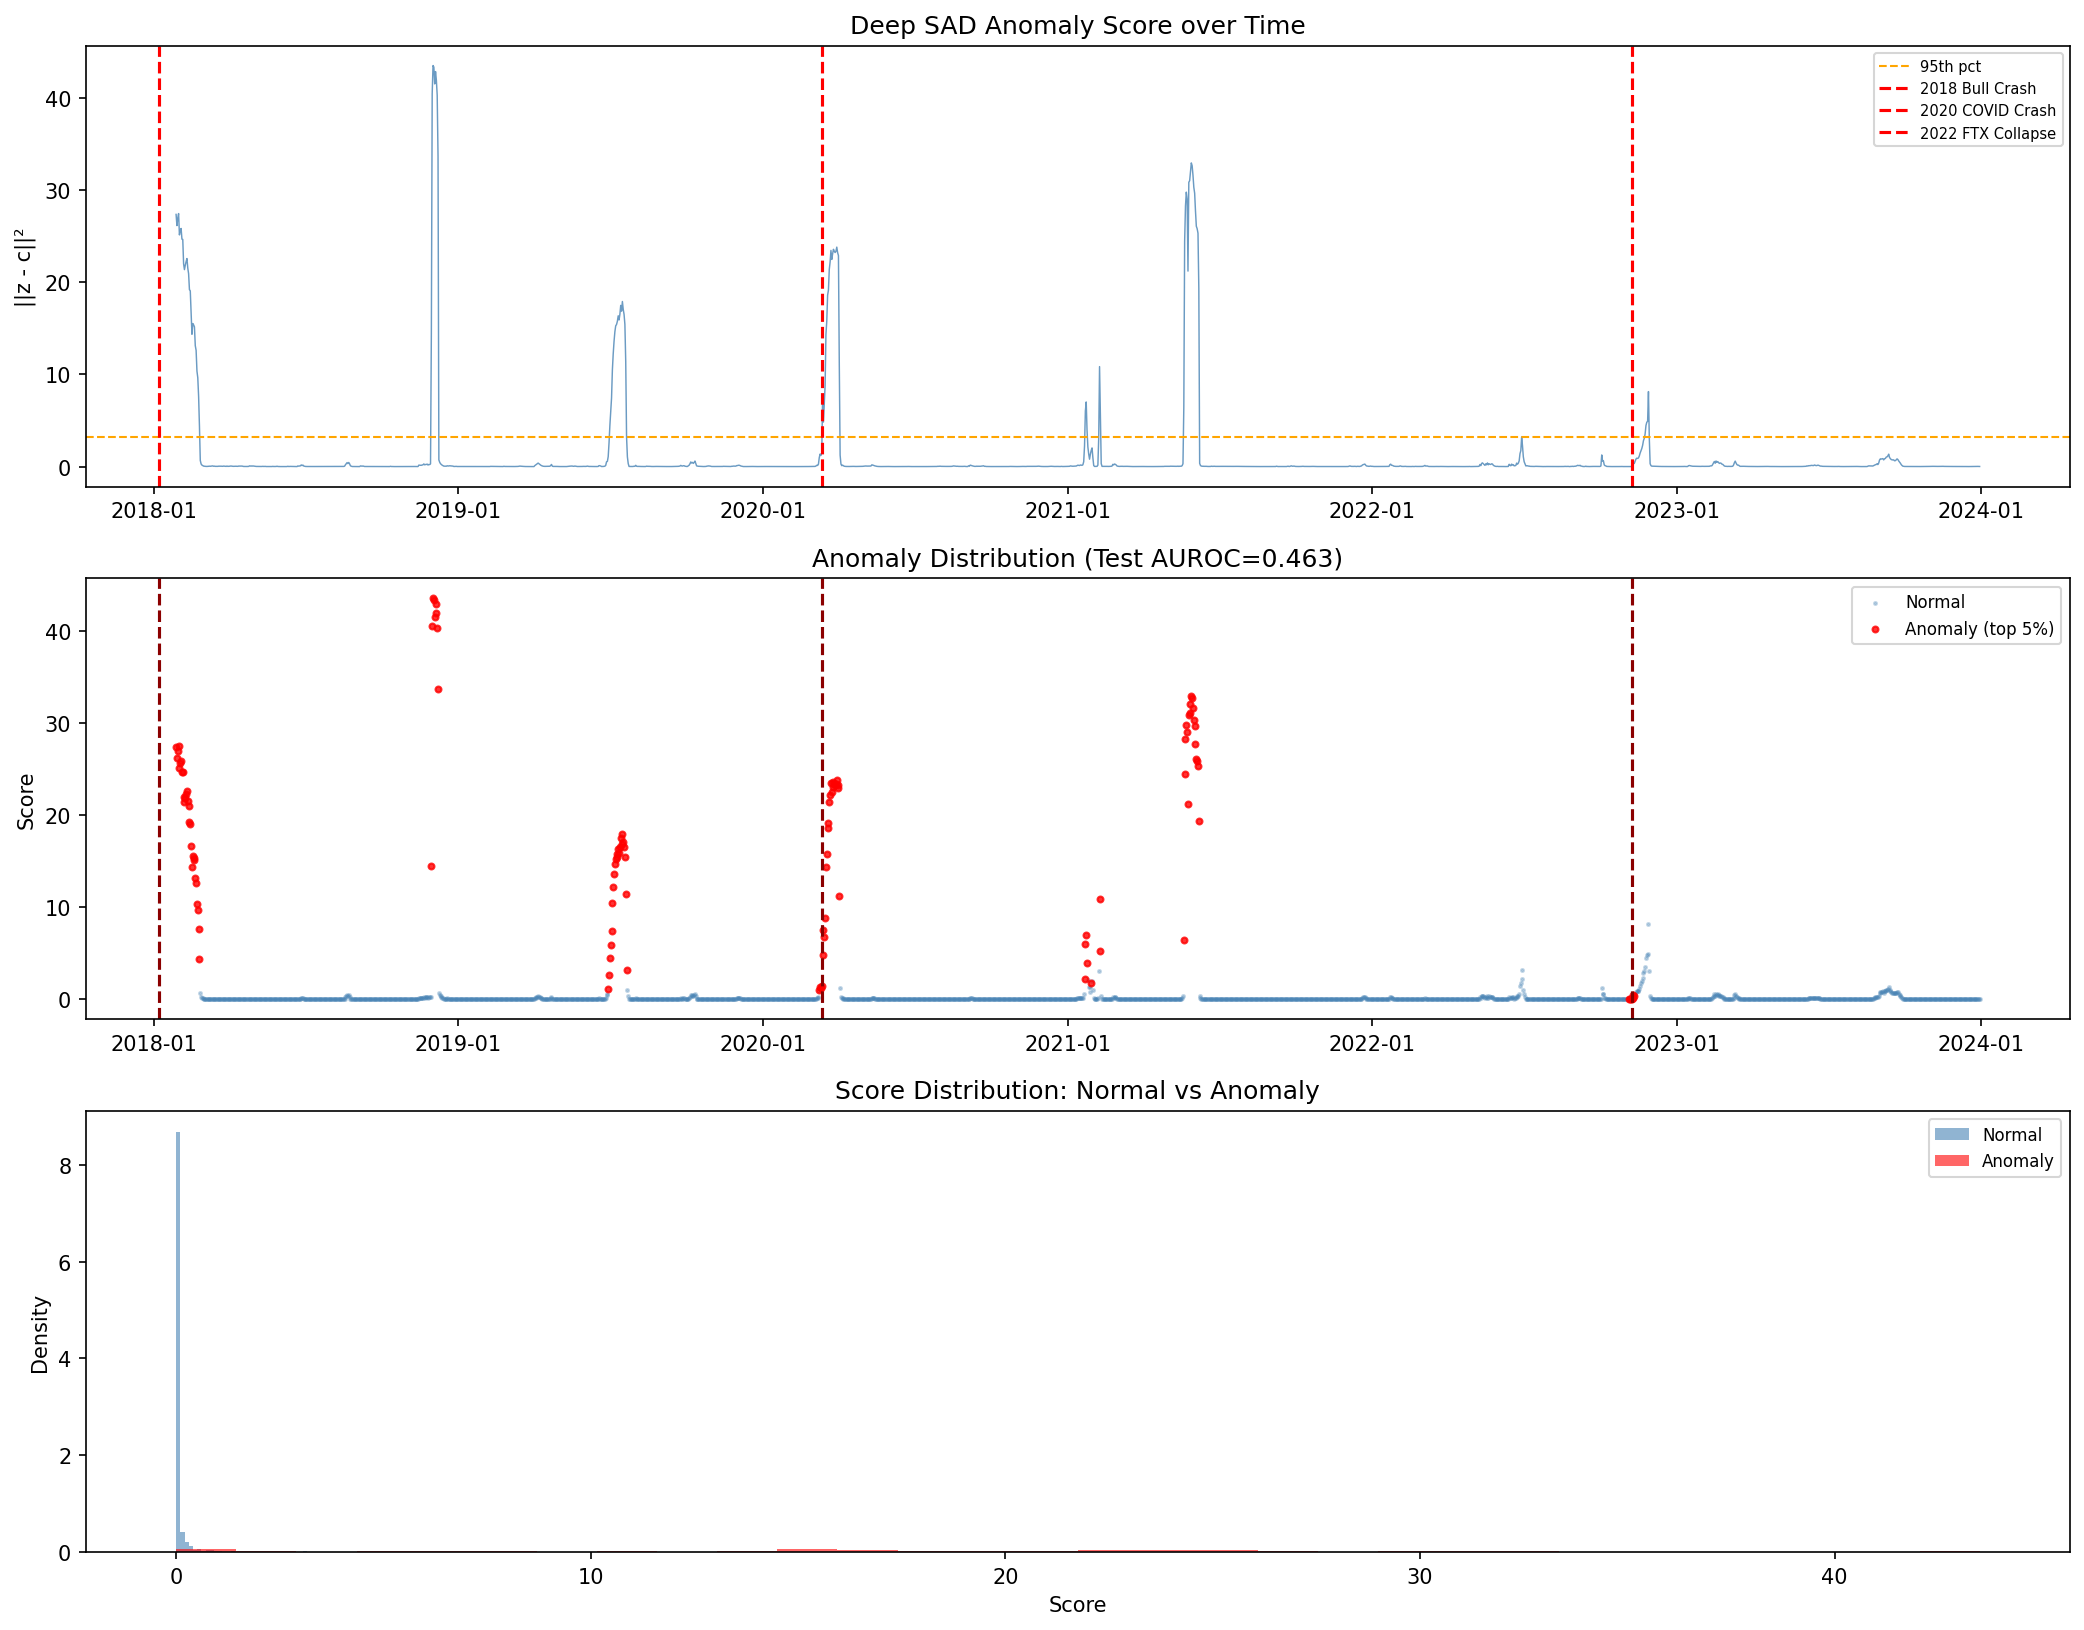

The script that saved this image:
"""
Deep SAD 검증 v1
================
질문: OHLCV 기반 피처로 Deep SAD가 Flash Crash를 이상 징후로 탐지하는가?
      GARCH/HMM NULL 결론 후, semi-supervised hypersphere 접근이 다른가?

설계:
  - 데이터: BTC/ETH 일봉 (yfinance), 2017-2023
  - 피처 (8개): log return, 20d vol, 5d/20d momentum,
                vol ratio, BTC-ETH corr, vol acceleration
  - 입력: 20일 슬라이딩 윈도우 -> LSTM encoder -> 32차원 latent
  - Anomaly 레이블: top 5% realized vol (자동) + 3 crash 이벤트
  - Phase 1: AE unsupervised 사전학습
  - Phase 2: Deep SAD semi-supervised 파인튜닝
  - 검증: AUROC, crash 당일 percentile
"""

import warnings
warnings.filterwarnings('ignore')

import os
import pickle
import numpy as np
import pandas as pd
import torch
import torch.nn as nn
import torch.nn.functional as F
import yfinance as yf
import matplotlib.pyplot as plt
import matplotlib.dates as mdates
from sklearn.preprocessing import StandardScaler
from sklearn.metrics import roc_auc_score

# ── 설정 ─────────────────────────────────────────────────
START      = "2017-01-01"
END        = "2023-12-31"
WIN        = 20
INPUT_DIM  = 8
HIDDEN_DIM = 64
LATENT_DIM = 32
AE_EPOCHS  = 50
SAD_EPOCHS = 100
LR         = 1e-3
ETA        = 5.0       # anomaly 가중치
ANOM_PCT   = 0.05      # 상위 5% -> anomaly 자동 레이블
BATCH_SIZE = 64
SEED       = 42

CRASH_EVENTS = {
    "2018 Bull Crash":   pd.Timestamp("2018-01-08"),
    "2020 COVID Crash":  pd.Timestamp("2020-03-12"),
    "2022 FTX Collapse": pd.Timestamp("2022-11-08"),
}

torch.manual_seed(SEED)
np.random.seed(SEED)
device = torch.device("cuda" if torch.cuda.is_available() else "cpu")
print(f"Device: {device}")

FEAT_CACHE = "sad_features.pkl"
AE_PATH    = "sad_ae.pt"
ENC_PATH   = "sad_encoder.pt"


# ══════════════════════════════════════════════════════════
# 1. 피처 엔지니어링
# ══════════════════════════════════════════════════════════
def build_features() -> pd.DataFrame:
    print("데이터 로딩...")
    frames = {}
    for asset in ["BTC-USD", "ETH-USD"]:
        raw = yf.download(asset, start=START, end=END,
                          auto_adjust=True, progress=False)
        c = raw["Close"]
        if isinstance(c, pd.DataFrame):
            c = c.iloc[:, 0]
        frames[asset] = c

    prices  = pd.DataFrame(frames).dropna()
    ret_btc = np.log(prices["BTC-USD"] / prices["BTC-USD"].shift(1))
    ret_eth = np.log(prices["ETH-USD"] / prices["ETH-USD"].shift(1))

    btc_vol      = ret_btc.rolling(20).std()
    btc_vol_slow = ret_btc.rolling(60).std()

    feat = pd.DataFrame({
        "btc_ret":      ret_btc,
        "eth_ret":      ret_eth,
        "btc_vol":      btc_vol,
        "btc_mom5":     prices["BTC-USD"].pct_change(5),
        "btc_mom20":    prices["BTC-USD"].pct_change(20),
        "vol_ratio":    btc_vol / (btc_vol_slow + 1e-9),
        "btc_eth_corr": ret_btc.rolling(20).corr(ret_eth),
        "vol_accel":    btc_vol / (btc_vol.shift(5) + 1e-9) - 1,
    }).dropna()

    print(f"  {len(feat)}일 피처 생성: {feat.index.min().date()} ~ {feat.index.max().date()}")
    return feat


if os.path.exists(FEAT_CACHE):
    print(f"피처 캐시 로드: {FEAT_CACHE}")
    with open(FEAT_CACHE, 'rb') as f:
        feat = pickle.load(f)
else:
    feat = build_features()
    with open(FEAT_CACHE, 'wb') as f:
        pickle.dump(feat, f)
    print(f"피처 캐시 저장: {FEAT_CACHE}")


# ══════════════════════════════════════════════════════════
# 2. 슬라이딩 윈도우 + 레이블
# ══════════════════════════════════════════════════════════
scaler   = StandardScaler()
X_scaled = scaler.fit_transform(feat.values)

windows, dates_w = [], []
for i in range(WIN, len(X_scaled)):
    windows.append(X_scaled[i - WIN:i])
    dates_w.append(feat.index[i])

windows = np.array(windows, dtype=np.float32)   # (N, 20, 8)
dates_w = pd.DatetimeIndex(dates_w)

# 자동 레이블: top 5% realized vol -> anomaly
last_vol  = feat["btc_vol"].values[WIN:]
vol_thresh = np.percentile(last_vol, (1 - ANOM_PCT) * 100)
labels = np.where(last_vol >= vol_thresh, -1, 1).astype(np.float32)

# 크래시 이벤트 + 전후 3일 강제 anomaly
for crash_date in CRASH_EVENTS.values():
    center = dates_w.get_indexer([crash_date], method='nearest')[0]
    for offset in range(-3, 4):
        j = center + offset
        if 0 <= j < len(labels):
            labels[j] = -1.0

n_anom   = (labels == -1).sum()
n_normal = (labels ==  1).sum()
print(f"\n레이블 - normal: {n_normal}  anomaly: {n_anom} ({n_anom/len(labels)*100:.1f}%)")

# Train/Test 시간순 분할 70/30
split = int(len(windows) * 0.70)
X_tr, X_te = windows[:split], windows[split:]
y_tr, y_te = labels[:split],  labels[split:]
d_tr, d_te = dates_w[:split], dates_w[split:]

X_tr_t = torch.FloatTensor(X_tr).to(device)
X_te_t = torch.FloatTensor(X_te).to(device)
y_tr_t = torch.FloatTensor(y_tr).to(device)


# ══════════════════════════════════════════════════════════
# 3. 모델 정의
# ══════════════════════════════════════════════════════════
class LSTMEncoder(nn.Module):
    def __init__(self, input_dim: int, hidden_dim: int, latent_dim: int):
        super().__init__()
        self.lstm = nn.LSTM(input_dim, hidden_dim, batch_first=True)
        self.fc   = nn.Linear(hidden_dim, latent_dim)

    def forward(self, x: torch.Tensor) -> torch.Tensor:
        _, (h, _) = self.lstm(x)     # h: (1, B, hidden)
        return self.fc(h[-1])        # (B, latent)


class LSTMAutoEncoder(nn.Module):
    def __init__(self, input_dim: int, hidden_dim: int,
                 latent_dim: int, seq_len: int):
        super().__init__()
        self.seq_len     = seq_len
        self.encoder     = LSTMEncoder(input_dim, hidden_dim, latent_dim)
        self.dec_lstm    = nn.LSTM(latent_dim, hidden_dim, batch_first=True)
        self.dec_fc      = nn.Linear(hidden_dim, input_dim)

    def forward(self, x: torch.Tensor):
        z     = self.encoder(x)                              # (B, latent)
        z_rep = z.unsqueeze(1).expand(-1, self.seq_len, -1)  # (B, T, latent)
        out, _ = self.dec_lstm(z_rep)                        # (B, T, hidden)
        recon  = self.dec_fc(out)                            # (B, T, input)
        return recon, z


# ══════════════════════════════════════════════════════════
# 4. Phase 1 — AE 사전학습
# ══════════════════════════════════════════════════════════
ae    = LSTMAutoEncoder(INPUT_DIM, HIDDEN_DIM, LATENT_DIM, WIN).to(device)
opt_ae = torch.optim.Adam(ae.parameters(), lr=LR)

if os.path.exists(AE_PATH):
    print(f"\nAE 로드: {AE_PATH}")
    ae.load_state_dict(torch.load(AE_PATH, map_location=device))
else:
    print(f"\nPhase 1: AE 사전학습 ({AE_EPOCHS} epochs)...")
    for epoch in range(AE_EPOCHS):
        ae.train()
        perm       = torch.randperm(len(X_tr_t))
        epoch_loss = 0.0
        for i in range(0, len(X_tr_t), BATCH_SIZE):
            xb       = X_tr_t[perm[i:i + BATCH_SIZE]]
            recon, _ = ae(xb)
            loss     = F.mse_loss(recon, xb)
            opt_ae.zero_grad(); loss.backward(); opt_ae.step()
            epoch_loss += loss.item()
        if epoch % 10 == 0:
            print(f"  Epoch {epoch:3d} | recon loss: {epoch_loss:.4f}")
    torch.save(ae.state_dict(), AE_PATH)
    print(f"AE 저장: {AE_PATH}")


# ══════════════════════════════════════════════════════════
# 5. 하이퍼스피어 센터 c 초기화
# ══════════════════════════════════════════════════════════
ae.eval()
with torch.no_grad():
    zs = []
    for i in range(0, len(X_tr_t), BATCH_SIZE):
        _, z = ae(X_tr_t[i:i + BATCH_SIZE])
        zs.append(z)
    c = torch.cat(zs).mean(dim=0)                                  # (latent,)
    c = torch.where(c.abs() < 1e-4, torch.full_like(c, 1e-4), c)  # collapse 방지

print(f"\n센터 c norm: {c.norm().item():.4f}")


# ══════════════════════════════════════════════════════════
# 6. Phase 2 — Deep SAD 파인튜닝
# ══════════════════════════════════════════════════════════
encoder = ae.encoder

if os.path.exists(ENC_PATH):
    print(f"SAD 인코더 로드: {ENC_PATH}")
    encoder.load_state_dict(torch.load(ENC_PATH, map_location=device))
else:
    print(f"\nPhase 2: Deep SAD 파인튜닝 ({SAD_EPOCHS} epochs)...")
    opt_sad = torch.optim.Adam(encoder.parameters(), lr=LR * 0.1)

    for epoch in range(SAD_EPOCHS):
        encoder.train()
        perm       = torch.randperm(len(X_tr_t))
        epoch_loss = 0.0

        for i in range(0, len(X_tr_t), BATCH_SIZE):
            idx  = perm[i:i + BATCH_SIZE]
            xb   = X_tr_t[idx]
            yb   = y_tr_t[idx]

            z    = encoder(xb)
            dist = torch.sum((z - c.detach()) ** 2, dim=1)   # (B,)

            # SAD 손실: normal -> dist^2, anomaly -> eta/dist^2
            mask_anom   = yb < 0
            mask_normal = ~mask_anom

            parts = []
            if mask_normal.any():
                parts.append(dist[mask_normal])
            if mask_anom.any():
                parts.append(ETA / (dist[mask_anom] + 1e-6))

            loss = torch.cat(parts).mean()
            opt_sad.zero_grad(); loss.backward(); opt_sad.step()
            epoch_loss += loss.item()

        if epoch % 20 == 0:
            print(f"  Epoch {epoch:3d} | SAD loss: {epoch_loss:.4f}")

    torch.save(encoder.state_dict(), ENC_PATH)
    print(f"SAD 인코더 저장: {ENC_PATH}")


# ══════════════════════════════════════════════════════════
# 7. 이상 점수 계산
# ══════════════════════════════════════════════════════════
def score_windows(X_tensor: torch.Tensor) -> np.ndarray:
    encoder.eval()
    c_cpu = c.detach().cpu()
    scores = []
    with torch.no_grad():
        for i in range(0, len(X_tensor), BATCH_SIZE):
            z  = encoder(X_tensor[i:i + BATCH_SIZE].to(device)).cpu()
            d  = torch.sum((z - c_cpu) ** 2, dim=1)
            scores.append(d.numpy())
    return np.concatenate(scores)


tr_scores  = score_windows(X_tr_t)
te_scores  = score_windows(X_te_t)
all_scores = np.concatenate([tr_scores, te_scores])
all_labels = np.concatenate([y_tr, y_te])


# ══════════════════════════════════════════════════════════
# 8. 평가
# ══════════════════════════════════════════════════════════
y_bin_all  = (all_labels == -1).astype(int)
y_bin_test = (y_te == -1).astype(int)

auroc_all  = roc_auc_score(y_bin_all,  all_scores)
auroc_test = roc_auc_score(y_bin_test, te_scores)

print(f"\n성능:")
print(f"  전체 AUROC:  {auroc_all:.4f}")
print(f"  Test AUROC:  {auroc_test:.4f}")

print("\n크래시 당일 이상 점수:")
crash_results = []
for crash_name, crash_date in CRASH_EVENTS.items():
    idx   = dates_w.get_indexer([crash_date], method='nearest')[0]
    score = all_scores[idx]
    pct   = float((all_scores < score).mean() * 100)
    crash_results.append((crash_name, crash_date, score, pct))
    print(f"  {crash_name}: score={score:.4f}  상위 {100-pct:.1f}%ile")

top20 = np.argsort(all_scores)[-20:][::-1]
print(f"\n이상 점수 상위 20일:")
for i in top20:
    lbl = "ANOM" if all_labels[i] < 0 else "norm"
    print(f"  {dates_w[i].date()}  score={all_scores[i]:.4f}  [{lbl}]")


# ══════════════════════════════════════════════════════════
# 9. 시각화
# ══════════════════════════════════════════════════════════
score_series = pd.Series(all_scores, index=dates_w)
thresh95     = np.percentile(all_scores, 95)

fig, axes = plt.subplots(3, 1, figsize=(14, 11))

ax = axes[0]
ax.plot(score_series.index, score_series.values,
        lw=0.7, color='steelblue', alpha=0.8)
ax.axhline(thresh95, color='orange', linestyle='--', lw=1, label='95th pct')
for name, date in CRASH_EVENTS.items():
    ax.axvline(date, color='red', lw=1.5, linestyle='--', label=name)
ax.set_title("Deep SAD Anomaly Score over Time")
ax.set_ylabel("||z - c||²")
ax.legend(fontsize=7)
ax.xaxis.set_major_formatter(mdates.DateFormatter('%Y-%m'))
ax.xaxis.set_major_locator(mdates.YearLocator())

ax = axes[1]
anom_mask   = all_labels == -1
normal_mask = all_labels ==  1
ax.scatter(dates_w[normal_mask], all_scores[normal_mask],
           s=2, color='steelblue', alpha=0.3, label='Normal')
ax.scatter(dates_w[anom_mask], all_scores[anom_mask],
           s=8, color='red', alpha=0.8, label='Anomaly (top 5%)')
for name, date in CRASH_EVENTS.items():
    ax.axvline(date, color='darkred', lw=1.5, linestyle='--')
ax.set_title(f"Anomaly Distribution (Test AUROC={auroc_test:.3f})")
ax.set_ylabel("Score")
ax.legend(fontsize=8)
ax.xaxis.set_major_formatter(mdates.DateFormatter('%Y-%m'))
ax.xaxis.set_major_locator(mdates.YearLocator())

ax = axes[2]
ax.hist(all_scores[normal_mask], bins=80, alpha=0.6,
        color='steelblue', label='Normal', density=True)
ax.hist(all_scores[anom_mask],  bins=30, alpha=0.6,
        color='red',       label='Anomaly', density=True)
ax.set_title("Score Distribution: Normal vs Anomaly")
ax.set_xlabel("Score"); ax.set_ylabel("Density")
ax.legend(fontsize=8)

plt.tight_layout()
plt.savefig("deep_sad_v1.png", dpi=150, bbox_inches='tight')
print("\n그래프 저장: deep_sad_v1.png")


# ══════════════════════════════════════════════════════════
# 10. 최종 판정
# ══════════════════════════════════════════════════════════
print("\n" + "=" * 60)
print("Deep SAD v1 -- 최종 판정")
print("=" * 60)
print(f"Test AUROC: {auroc_test:.4f}")

crash_hit = sum(1 for *_, pct in crash_results if pct >= 90)
print(f"크래시 상위 10%ile 탐지: {crash_hit}/{len(crash_results)}")
for name, date, score, pct in crash_results:
    sig = "[HIT]" if pct >= 90 else "[MISS]"
    print(f"  {name:22s}  score={score:.4f}  pct={pct:.1f}%  {sig}")

if auroc_test >= 0.70 and crash_hit >= 2:
    verdict = "SIGNAL -- Deep SAD 유효. IV 피처 추가 진행"
elif auroc_test >= 0.60 or crash_hit >= 1:
    verdict = "WEAK -- 부분 유효"
else:
    verdict = "NULL -- IV 피처 없이는 한계"

print(f"\n판정: {verdict}")
print("=" * 60)
